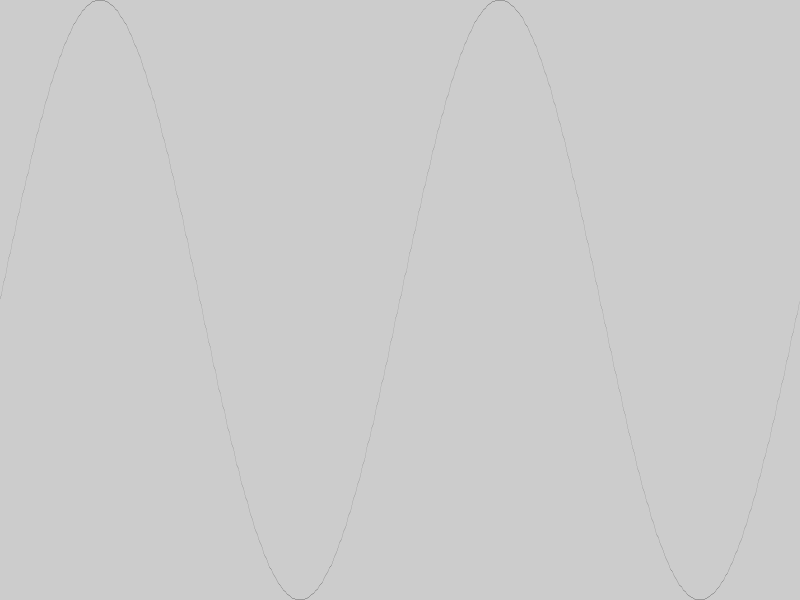
Frame 1 (no input)
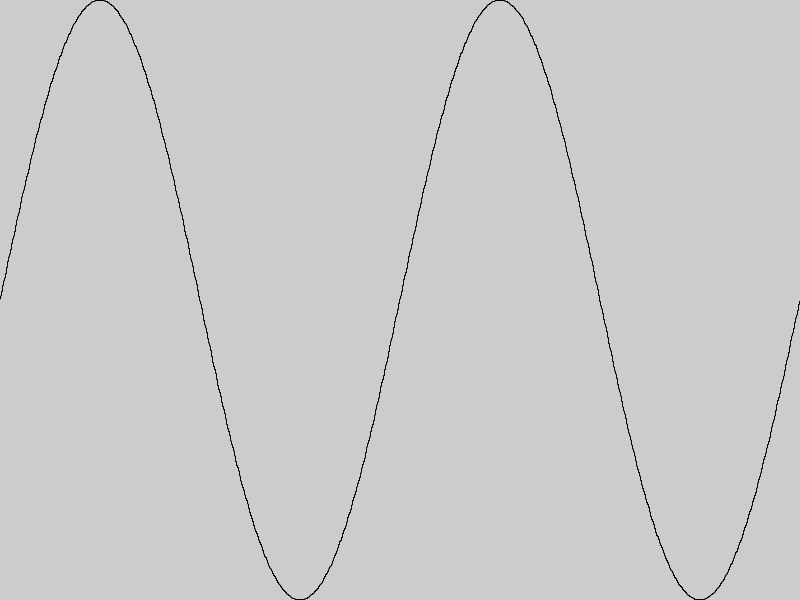
Frame 60 (the mouse pressed at the canvas centre just before this capture)
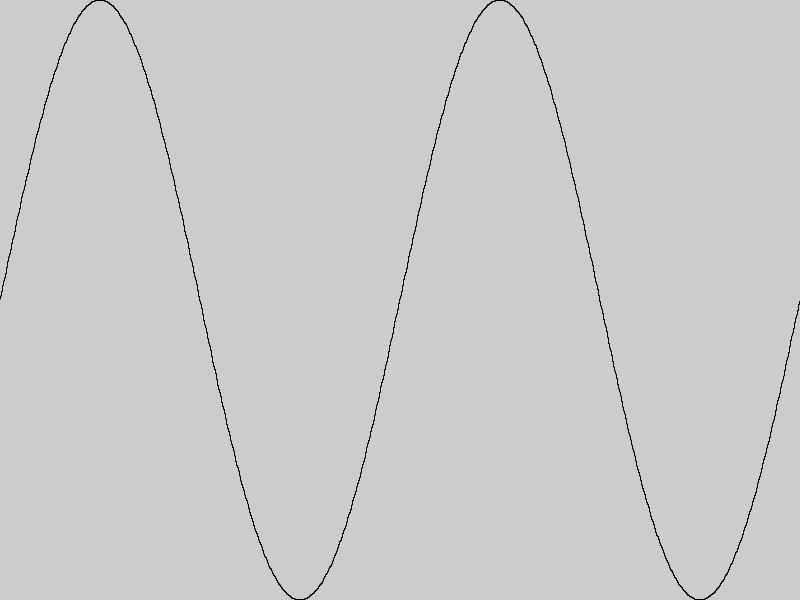
Frame 120 (the mouse held since frame 60 and released just before this capture)

The Processing sketch that drew these frames (run headless with seeded random() and noise(); from frame 60 on, the mouse is pressed at the canvas centre):

// Processing sketch: s11_HW2C
// ── s11_HW2C.pde
/*
  Author: Jonathan Fishkin
  Cite: Dov Kruger's GitHub & Suhail Mansuri
  
*/



float change = 0.02;
float x = 0;
float y = 0;

void curvature(float n){
 float Prev_x = -2*PI;
 float Prev_y = sin(Prev_x);
   for(x = Prev_x; x < n; x+= change){
     y = sin(x);
     line(Prev_x, Prev_y, x, y);
     Prev_x = x;
     Prev_y = y;
     
   }
  
}



void setup() {
  size(800,600);
}

void draw() {
  translate(width/2, height/2);
  scale(width/2/(2*PI), -height/(2));
  strokeWeight(0);
  curvature(2*PI);
  
}
